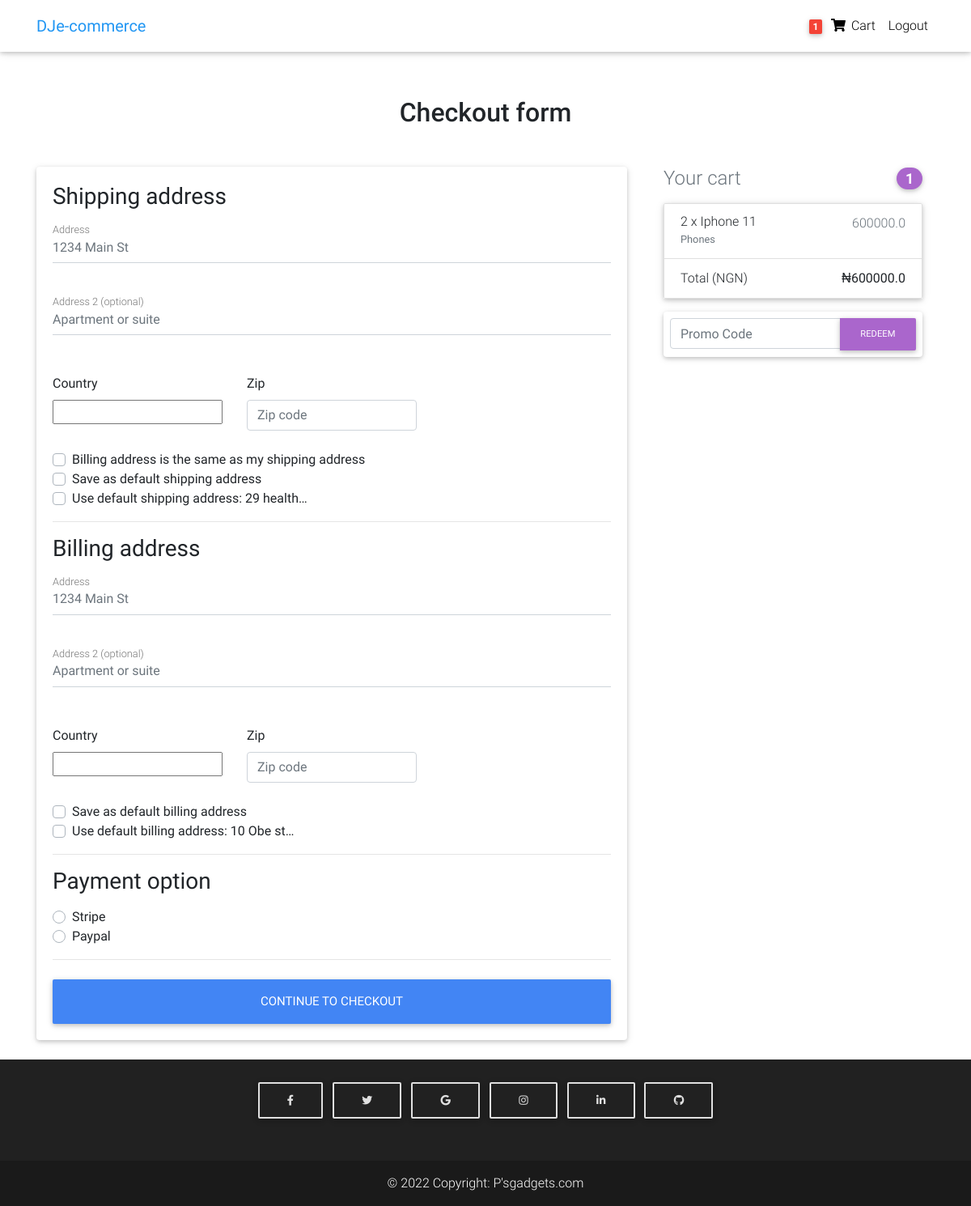
The page /checkout/ (signed in) on the database as committed earlier.
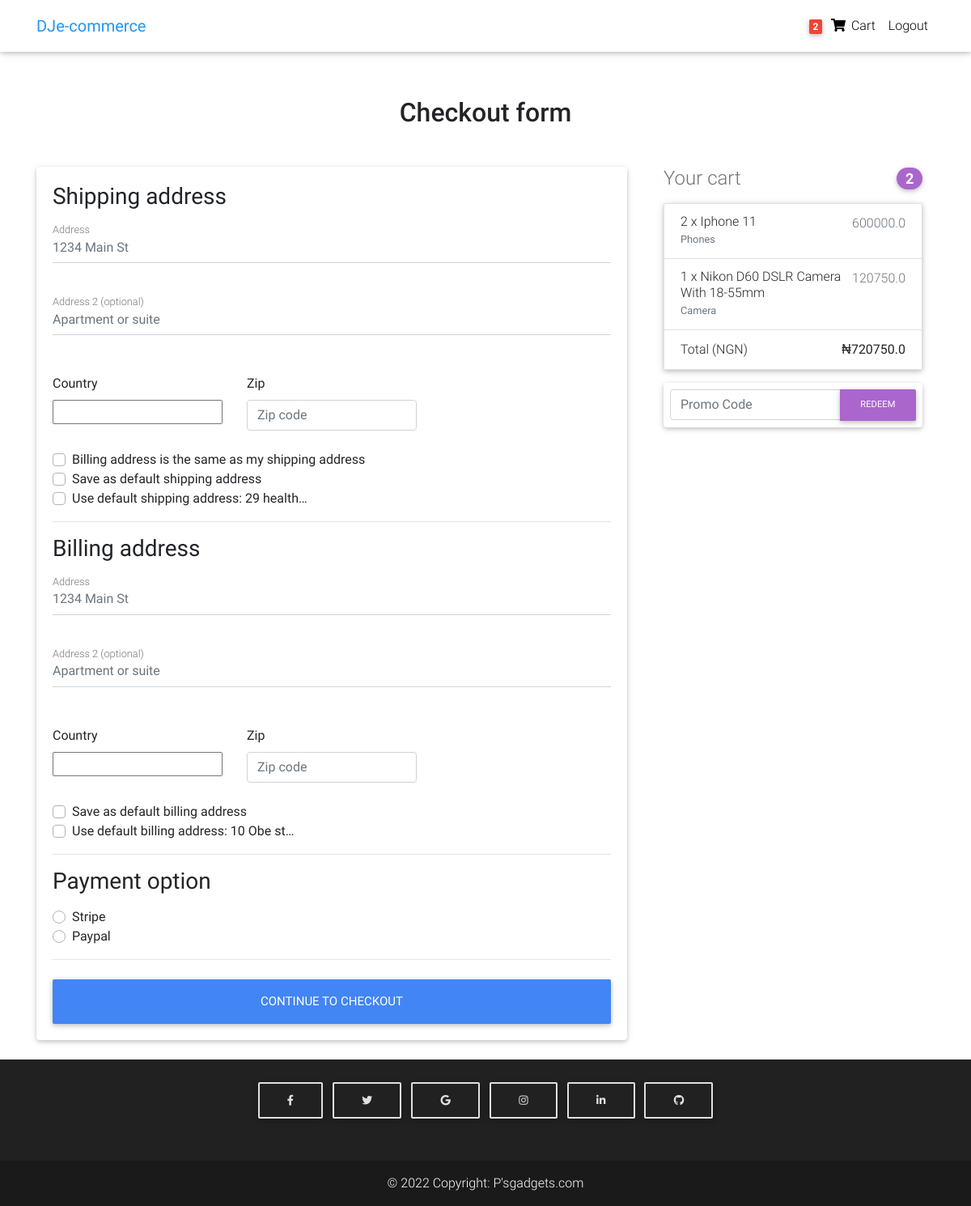
The same page on the database as committed later.
### store/models.py (models this page shows, shortened)
class Order(models.Model):
    user = models.ForeignKey(settings.AUTH_USER_MODEL, on_delete=models.CASCADE)
    ref_code = models.CharField(max_length=20, blank=True, null=True)
    items = models.ManyToManyField(OrderItem)
    strat_date = models.DateTimeField(auto_now_add=True)
    ordered_date = models.DateTimeField()
    ordered = models.BooleanField(default=False)
    billing_address = models.ForeignKey('Address', related_name="billing_address", on_delete=models.SET_NULL, blank=True, null=True)
    shipping_address = models.ForeignKey('Address', related_name="shipping_address", on_delete=models.SET_NULL, blank=True, null=True)
    payment = models.ForeignKey('Payment', on_delete=models.SET_NULL, blank=True, null=True)
    coupon = models.ForeignKey("Coupon", on_delete=models.SET_NULL, blank=True, null=True)
    being_delivered = models.BooleanField(default=False)
    received = models.BooleanField(default=False)
    refund_requested = models.BooleanField(default=False)
    refund_granted = models.BooleanField(default=False)
    def get_total(self):
        total = 0
        for order_item in self.items.all():
            total += order_item.get_final_price()
        if self.coupon:
            total -= self.coupon.amount
        return total

class OrderItem(models.Model):
    user = models.ForeignKey(settings.AUTH_USER_MODEL, on_delete=models.CASCADE)
    ordered = models.BooleanField(default=False)
    item = models.ForeignKey(Product, on_delete=models.CASCADE)
    quantity = models.IntegerField(default=1)
    def get_total_item_price(self):
        return self.quantity * self.item.price
    def get_final_price(self):
        if self.item.discount_price:
            return self.get_total_discount_item_price()
        return self.get_total_item_price()

class Product(models.Model):
    title = models.CharField(max_length=100)
    brand = models.CharField(max_length=100)
    model = models.CharField(max_length=250, blank=True, null=True)
    features = models.TextField(blank=True, null=True)
    stock = models.IntegerField(default=100)
    released_on = models.CharField(max_length=100)
    dimensions = models.CharField(max_length=100)
    price = models.FloatField()
    discount_price = models.FloatField(blank=True, null=True)
    category = models.CharField(choices=CATEGORY_CHOICES, max_length=3)
    label =  models.CharField(choices=LABEL_CHOICES, max_length=1)
    slug = models.SlugField()
    description = models.TextField()
    image = models.ImageField(upload_to="product_images")
    type = models.CharField(choices=TYPE_CHOICES, max_length=2)

### store/views.py (the view, shortened to what this page needs)
# urls.py: path("checkout/", CheckoutView.as_view(), name="checkout"),
class CheckoutView(View):
    def get(self, *args, **kwargs):
        try:
            order = Order.objects.get(user=self.request.user, ordered=False)
            form = CheckoutForm()
            context = {
            'form': form,
            'couponform': CouponForm(),
            'order': order,
            'DISPLAY_COUPON_FORM': True,
            }
            shipping_address_qs = Address.objects.filter(
                user=self.request.user,
                address_type="S",
                default=True
            )
            if shipping_address_qs.exists():
                context.update({'default_shipping_address': shipping_address_qs[0]})
            billing_address_qs = Address.objects.filter(
                user=self.request.user,
                address_type="B",
                default=True
            )
            if billing_address_qs.exists():
                context.update({'default_billing_address': billing_address_qs[0]})
            return render(self.request, "store/checkout_3.html", context)
        except ObjectDoesNotExist:
            messages.info(self.request, 'You do not have an active order')
            return redirect("checkout")

### store/forms.py
class CheckoutForm(forms.Form):
    shipping_address = forms.CharField(required=False)
    shipping_address2 = forms.CharField(required=False)
    shipping_country = CountryField(blank_label='(select country)').formfield(
        required=False,
        widget=CountrySelectWidget(attrs={
        'class': 'custom-select d-block w-100'
    }))
    shipping_zip = forms.CharField(required=False)
    billing_address = forms.CharField(required=False)
    billing_address2 = forms.CharField(required=False)
    billing_country = CountryField(blank_label='(select country)').formfield(
        required=False,
        widget=CountrySelectWidget(attrs={'class': 'custom-select d-block w-100',
        }))
    billing_zip = forms.BooleanField(required=False)
    same_billing_address = forms.BooleanField(required=False)
    set_default_shipping = forms.BooleanField(required=False)
    use_default_shipping = forms.BooleanField(required=False)
    set_default_billing = forms.BooleanField(required=False)
    use_default_billing = forms.BooleanField(required=False)
    payment_option = forms.ChoiceField(widget=forms.RadioSelect, choices=PAYMENT_CHOICES)

### store/templates/store/checkout_3.html (shortened to what the changed rows need)
{% extends "store/check_base.html" %}
{% load crispy_forms_tags %}
{% block content %}
  <main >
    <div class="container wow fadeIn">
      <h2 class="my-5 h2 text-center">Checkout form</h2>
      <div class="row">
        <div class="col-md-8 mb-4">
          <div class="card">
            <form method="POST" class="card-body">
              <div class="d-block my-3">
                {% for value, name in form.fields.payment_option.choices %}
                <div class="custom-control custom-radio">
                  <label class="custom-control-label" for="{{ name }}">{{ name }}</label>
                </div>
                {% endfor %}
              </div>
            </form>
          </div>
        </div>
        <div class="col-md-4 mb-4">
          {% include "store/snippets.html" %}
        </div>
      </div>
    </div>
  </main>
{% endblock content %}

### store/templates/store/check_navbar.html (shortened to what this page needs)
{% load cart_template_tags %}
<nav class="navbar fixed-top navbar-expand-lg navbar-light white scrolling-navbar">
    <div class="container">
      <a class="navbar-brand waves-effect" href="/">
        <strong class="blue-text">DJe-commerce</strong>
      </a>
      <div class="collapse navbar-collapse" id="navbarSupportedContent">
        <ul class="navbar-nav nav-flex-icons">
          {% if request.user.is_authenticated %}
          <li class="nav-item">
            <a href="{% url 'order-summary' %}" class="nav-link waves-effect">
              <span class="badge red z-depth-1 mr-1"> {{ request.user|cart_item_count }} </span>
              <i class="fas fa-shopping-cart"></i>
              <span class="clearfix d-none d-sm-inline-block"> Cart </span>
            </a>
          </li>
          <li class="nav-item">
            <a class="nav-link waves-effect" href="{% url 'account_logout' %}">
              <span class="clearfix d-none d-sm-inline-block"> Logout </span>
            </a>
          </li>
          {% endif %}
        </ul>
      </div>
    </div>
  </nav>

### store/templates/store/snippets.html (shortened to what this page needs)
<div class="col-md-12 mb-4">
    <h4 class="d-flex justify-content-between align-items-center mb-3">
      <span class="text-muted">Your cart</span>
      <span class="badge badge-secondary badge-pill">{{ order.items.count }}</span>
    </h4>
    <ul class="list-group mb-3 z-depth-1">
      {% for order_item in order.items.all %}
      <li class="list-group-item d-flex justify-content-between lh-condensed">
        <div>
          <h6 class="my-0">{{ order_item.quantity}} x {{ order_item.item.title }}</h6>
          <small class="text-muted">{{ order_item.item.get_category_display }}</small>
        </div>
        <span class="text-muted">{{ order_item.get_final_price}}</span>
      </li>
      {% endfor %}
      <li class="list-group-item d-flex justify-content-between">
        <span>Total (NGN)</span>
        <strong><span>&#8358;</span>{{ order.get_total }}</strong>
      </li>
    </ul>
    {% if DISPLAY_COUPON_FORM %}
    <form class="card p-2" action="{% url 'add-coupon' %}" method="post">
        <div class="input-group">
        {{ couponform.code }}
        <div class="input-group-append">
            <button class="btn btn-secondary btn-md waves-effect m-0" type="submit">Redeem</button>
        </div>
        </div>
    </form>
    {% endif %}
  </div>

Rows that differ between the two databases and show on the page:
computed for Order: items.count "1" → "2"; get_total "600000.0" → "720750.0"
added OrderItem: quantity "1", item "Nikon D60 DSLR Camera With 18-55mm", item.category "Camera", get_final_price "120750.0"
Other text that changed with them:
{{ request.user|cart_item_count }}: "1" → "2"
